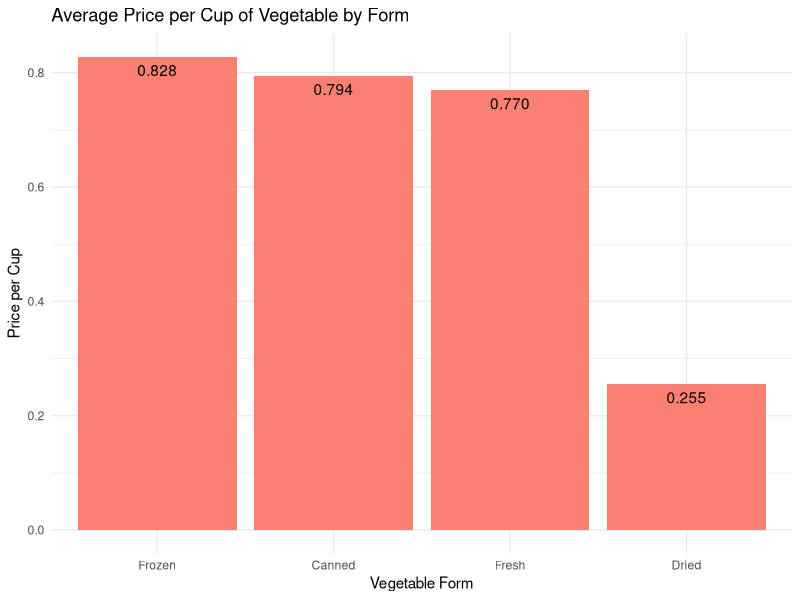
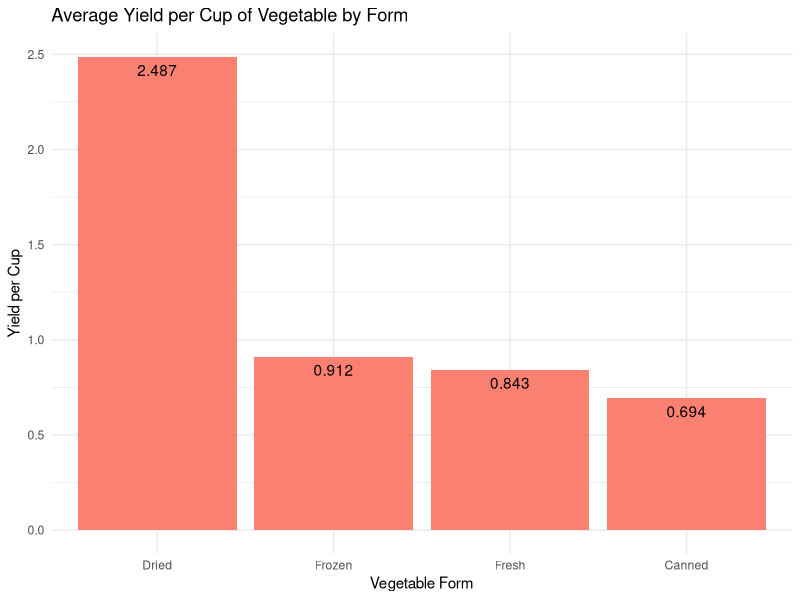

Generate these figures, in order, with R:
## ---- chunk 1
  rm(list=ls())

  library(dplyr)
  library(ggplot2)
## ---- chunk 2
  data = read.csv('Vegetable Prices 2020.csv')
  head(data)
## ---- chunk 3
  data.cup_price.ascending = data[order(data$CupEquivalentPrice),]
  data.cup_price.descending = data[order(data$CupEquivalentPrice,decreasing=TRUE),]
  
  head(select(data.cup_price.ascending, Vegetable, Form, CupEquivalentPrice), 5)
  head(select(data.cup_price.descending, Vegetable, Form, CupEquivalentPrice), 5)
## ---- chunk 4
  data.yield.ascending = data[order(data$Yield),]
  
  head(select(data.yield.ascending, Vegetable, Form, Yield), 5)
## ---- chunk 5
  avg_form.price = aggregate(CupEquivalentPrice~Form, data=data, mean)
  avg_form.price = avg_form.price[order(avg_form.price$CupEquivalentPrice),]
  
  ggplot(data=avg_form.price, aes(x=reorder(Form,-CupEquivalentPrice),
                                  y=CupEquivalentPrice)) + 
    geom_bar(stat='identity', fill='salmon') + theme_minimal() +
    xlab('Vegetable Form') + ylab('Price per Cup') +
    geom_text(aes(label=sprintf('%.3f', CupEquivalentPrice)), vjust=1.6) +
    ggtitle('Average Price per Cup of Vegetable by Form')
## ---- chunk 6
  avg_form.yield = aggregate(Yield~Form, data=data, mean)
  avg_form.yield = avg_form.yield[order(avg_form.yield$Yield),]

  ggplot(data=avg_form.yield, aes(x=reorder(Form,-Yield),
                                  y=Yield)) + 
    geom_bar(stat='identity', fill='salmon') + theme_minimal() +
    xlab('Vegetable Form') + ylab('Yield per Cup') +
    geom_text(aes(label=sprintf('%.3f', Yield)), vjust=1.6) +
    ggtitle('Average Yield per Cup of Vegetable by Form')
